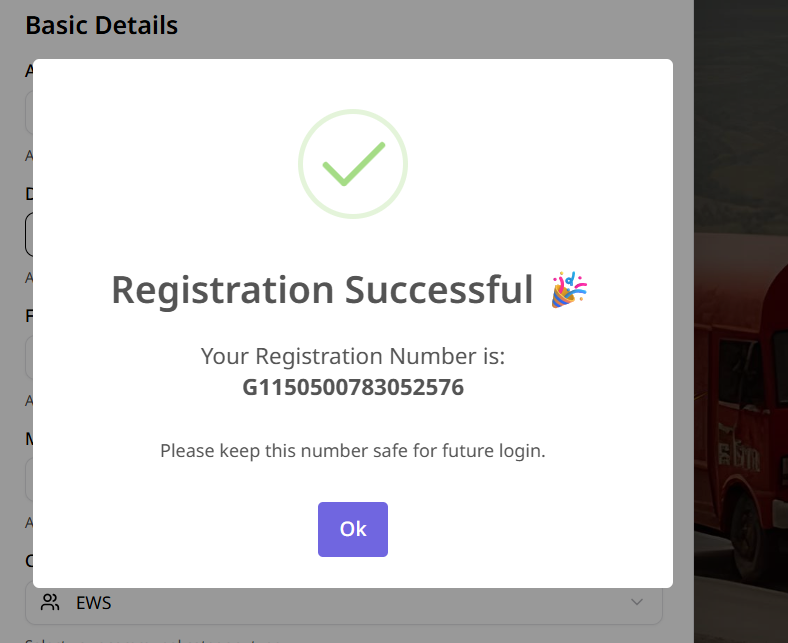
#> input picture backend/uploads/POST REG NO.png, 788 x 643 px
$ python -i video_engine.py   (imports and definitions only)   (older library calls are emulated)
#> lines starting #> are read from the running program, lines starting #| are printed output that depends on the picture
"""Video intelligence engine for frame-level quality and attention-drop analysis."""

from __future__ import annotations

import statistics
from pathlib import Path
from typing import Any

import cv2
import numpy as np


class VideoEngine:
    """Performs frame-level analysis and generates editing recommendations."""

    def analyze_image(self, image_path: str) -> dict[str, Any]:
#> called with image_path = '../uploads/POST REG NO.png'
        path = Path(image_path)
        if not path.exists():
            raise FileNotFoundError(f"Image not found: {image_path}")

        image = cv2.imread(str(path))
#> image is the input picture: shape (643, 788, 3); mean B, G, R 201.5, 201.1, 202.3
        if image is None:
            raise ValueError("Unable to read image")

        gray = cv2.cvtColor(image, cv2.COLOR_BGR2GRAY)
        hsv = cv2.cvtColor(image, cv2.COLOR_BGR2HSV)
#> hsv: shape (643, 788, 3); mean H, S, V 4.7, 14.8, 203.3

        height, width = gray.shape
#> height = 643; width = 788
        brightness = float(np.mean(gray))
#> brightness = 201.5
        contrast = float(np.std(gray))
#> contrast = 79.38
        sharpness = float(cv2.Laplacian(gray, cv2.CV_64F).var())
#> sharpness = 782.3
        saturation = float(np.mean(hsv[:, :, 1]))
#> saturation = 14.79

        center_crop = gray[height // 4 : (height * 3) // 4, width // 4 : (width * 3) // 4]
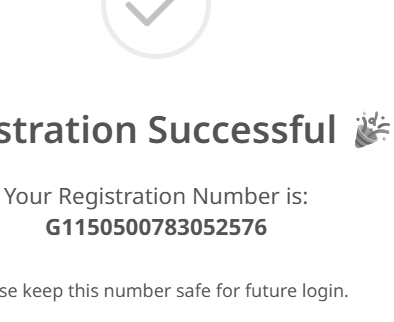
#> center_crop: shape (322, 394); min 84, max 255, mean 244.2
        edge_crop = gray[: height // 6, :] if height >= 6 else gray
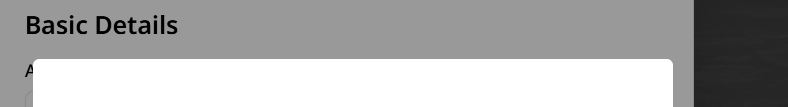
#> edge_crop: shape (107, 788); min 0, max 255, mean 174.4
        center_focus = float(np.std(center_crop)) if center_crop.size else 0.0
#> center_focus = 37.5
        top_clutter = float(np.std(edge_crop)) if edge_crop.size else 0.0
#> top_clutter = 71.95

        quality_score = (
            0.32 * min(sharpness / 260.0, 1.0)
            + 0.26 * min(contrast / 55.0, 1.0)
            + 0.22 * (1.0 - min(abs(brightness - 135.0) / 135.0, 1.0))
            + 0.2 * min(saturation / 110.0, 1.0)
        ) * 100
#> quality_score = 71.85
        quality_score = round(float(max(0.0, min(100.0, quality_score))), 2)

        recommendations: list[str] = []
        if sharpness < 120:
            recommendations.append("Image looks soft. Use a sharper shot or improve camera stabilization.")
        if contrast < 35:
            recommendations.append("Boost contrast slightly so the subject stands out from the background.")
        if brightness < 85:
            recommendations.append("Image is underexposed. Increase lighting or raise exposure in editing.")
        if brightness > 195:
            recommendations.append("Highlights are too bright. Reduce exposure to recover details.")
        if saturation < 45:
            recommendations.append("Colors are muted. Increase saturation/vibrance for stronger visual impact.")
        if center_focus < 18:
            recommendations.append("Main subject is not prominent. Reframe so the subject is clearer in the center.")
        if top_clutter > 58:
            recommendations.append("Top frame looks busy. Simplify background to reduce distractions.")
        if not recommendations:
            recommendations.append("Image quality is strong. Only minor polish is needed before posting.")

        return {
            "summary": {
                "resolution": f"{width}x{height}",
                "brightness": round(brightness, 2),
                "contrast": round(contrast, 2),
                "sharpness": round(sharpness, 2),
                "saturation": round(saturation, 2),
            },
            "score": quality_score,
            "changes_needed": quality_score < 72,
            "verdict": "Changes recommended" if quality_score < 72 else "Looks good",
            "recommendations": recommendations,
        }

    # [150 lines left out: functions analyze_thumbnail, analyze_video, _build_recommendations, not called in this run]


video_engine = VideoEngine()

>>> result = VideoEngine().analyze_image('../uploads/POST REG NO.png')
#> result = 5 items
